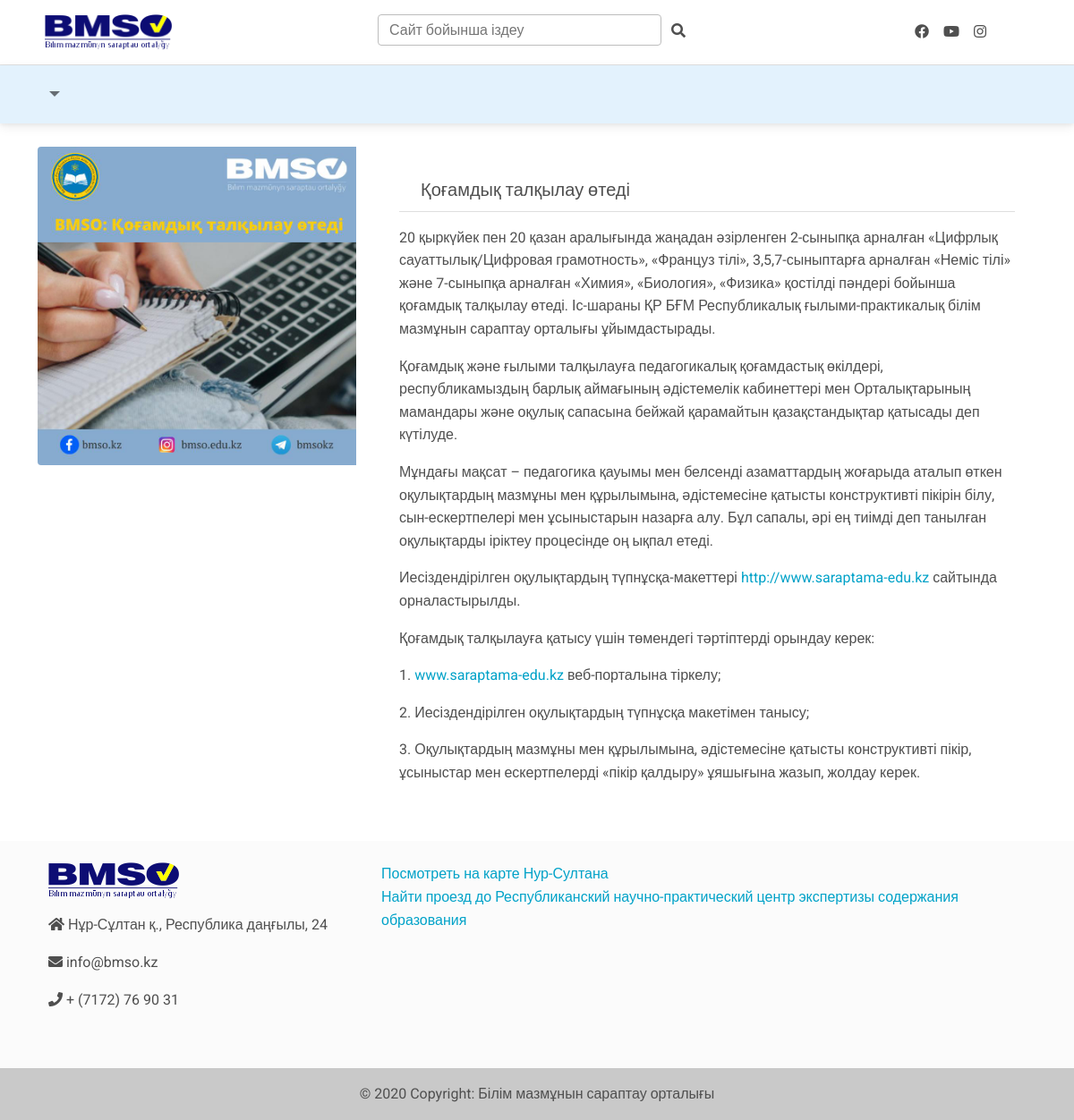
Screenshot of /b-zhanalyqtar/qogamdyq-talqylau-otedi with the database file from the repository.
### blog/models.py (models this page shows, shortened)
class Post(models.Model):
    title = models.CharField(_("Заголовок"), max_length=500)
    slug = models.SlugField("url", max_length=50, unique=True)
    text = RichTextUploadingField(_("Содержание"))
    created_date = models.DateTimeField("Дата создания", auto_now_add=True)
    edit_date = models.DateTimeField(
        "Дата редактирования",
        default=timezone.now,
        blank=True,
        null=True
    )
    published_date = models.DateTimeField(
        "Дата публикации",
        default=timezone.now,
        blank=True,
        null=True
    )
    image = models.ImageField("Главная фотография", upload_to="uploads/blog/%Y/%m/%d/", help_text='Размеры фото 636x420')
    category = models.ForeignKey(
        Category,
        verbose_name="Категория", on_delete=models.CASCADE
    )
    published = models.BooleanField("Опубликовать?", default=True)
    views = models.PositiveIntegerField("Просмотрено", default=0)
    class Meta:
        verbose_name = "Пост"
        verbose_name_plural = "Посты"
    class MPTTMeta:
        level_attr = 'mptt_level'
        order_insertion_by = ['title']

### blog/views.py (the view)
# urls.py: path('<slug:category_slug>/<slug:slug>', views.PostDetailView.as_view(), name='post_detail'),
class PostDetailView(View):
    def get(self, request, **kwargs):
        post = get_object_or_404(Post, slug=kwargs.get("slug"))
        fileitems = post.fileitems.all()
        photoitems = post.photoitems.all()
        context = {
            'post': post,
            'fileitems':fileitems,
            'photoitems':photoitems,
        }
        return render(request, 'blog/detail.html', context)

### menu/templatetags/menu_tags.py (called while the page is built)
def get_menu_item():
    return Menu.objects.filter(
            published=True
        )

@register.simple_tag(takes_context=True)
def show_menu(context, ):
    return get_menu_item()

### templates/blog/detail.html (shortened to what this page needs)
{% extends 'base.html' %}
{% load static blog thumbnail %}
{% block content %}
    <br>
    <div class="container">
        <div class="row">
    <div class="col-md-4">
      <img
        src="{{ post.image.url}}"
        alt="{{ post.title}}"
        class="img-fluid rounded-start"
      />
    </div>
    <div class="col-md-8">
      <div class="card-body">
           <h5 class="card-header">{{ post.title}}</h5>
        <p class="card-text">
            {{ post.text|safe}}
        </p>
      </div>
    </div>
</div>
    </div>
{% endblock %}

### static_origin/css/style.css (style rules this page uses)
a { color: #00A2C8; }

### rows the page displays
Post: image (picture), title "Қоғамдық талқылау өтеді", text "20 қыркүйек пен 20 қазан аралығында жаңадан әзірленген 2-сыныпқа арналған «Цифрлық сауаттылық/Цифровая грамотность», «Француз тілі», 3,5,7-сыныптарға арналған «Неміс тілі» және 7-сыныпқа арналған «Химия», «Биология», «Физика» қостілді пәндері бойынша қоғамдық талқылау өтеді. Іс-шараны ҚР БҒМ Республикалық ғылыми-практикалық білім мазмұнын сараптау орталығы ұйымдастырады. Қоғамдық және ғылыми талқылауға педагогикалық қоғамдастық өкілдері, республикамыздың барлық аймағының әдістемелік кабинеттері мен Орталықтарының мамандары және оқулық сапасына бейжай қарамайтын қазақстандықтар қатысады деп күтілуде. Мұндағы мақсат – педагогика қауымы мен белсенді азаматтардың жоғарыда аталып өткен…"
